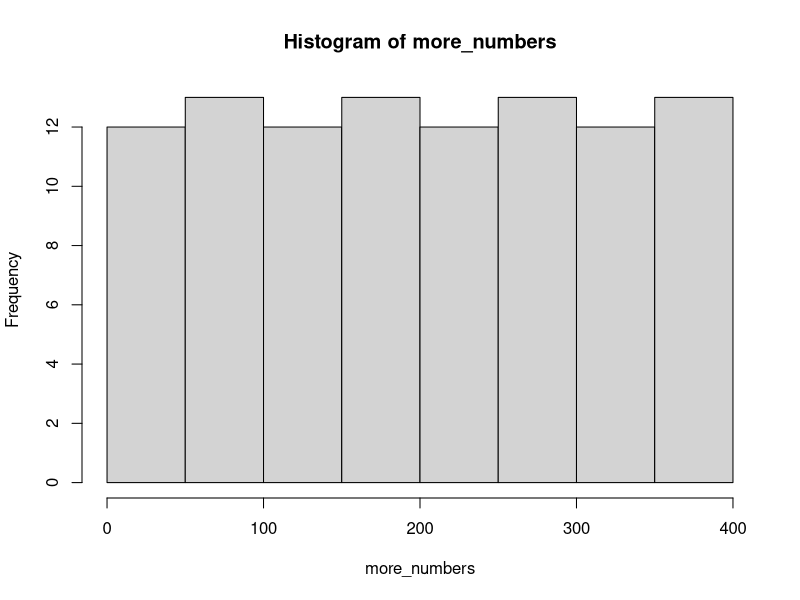

R code for this plot: (Note: this script raises an error after producing the figure.)
#Task 1
fun <- "Hello World"

#Task 2
numbers <- c(1:100)
more_numbers <- numbers*4
hist(more_numbers)

#Task 3
task3_result <- (numbers[60]*2)-120

#Task 4
dat_bad <- data.frame(x = c("ice_cream", "Chocolate", "Vanilla", "Strawberry"),
                  y = c("rating", 1, 2, 3))

dat <- data.frame(ice_cream = c("Chocolate", "Vanilla", "Strawberry"),
                   rating = c(1, 2, 3))

write.csv(dat, "raw_data/lecture_1_dataframe.csv")
